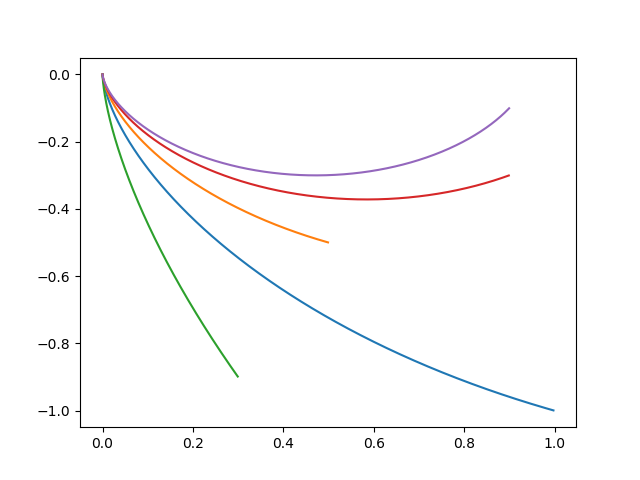

This figure's Python source:
import pylab as P
import numpy as N
from scipy.optimize import fsolve
xb=1.; yb=-1.; r=xb/yb

def trig(theta1):
    if (N.abs(theta1)<0.0001):
        trig=0.
    else:
        trig=(theta1-N.sin(theta1))/(1-N.cos(theta1))-r
    return trig

def fillarray():
    theta1=fsolve(trig,1.1)
    biga=2*yb/(1-N.cos(theta1))
    print xb,yb,r,theta1,trig(theta1),biga
    th=N.arange(0,theta1,theta1/1000,dtype='float')
    xout=(biga/2)*(th-N.sin(th))
    yout=(biga/2)*(1-N.cos(th))
    return xout,yout
    
xb=1.; yb=-1.; r=xb/yb
x,y=fillarray()
xb=0.5; yb=-0.5; r=xb/yb
x2,y2=fillarray()
xb=0.3; yb=-0.9; r=xb/yb
x3,y3=fillarray()
xb=0.9; yb=-0.3; r=xb/yb
x4,y4=fillarray()
xb=0.9; yb=-0.1; r=xb/yb
x5,y5=fillarray()
P.plot(x,y)
P.plot(x2,y2)
P.plot(x3,y3)
P.plot(x4,y4)
P.plot(x5,y5)
P.show()
